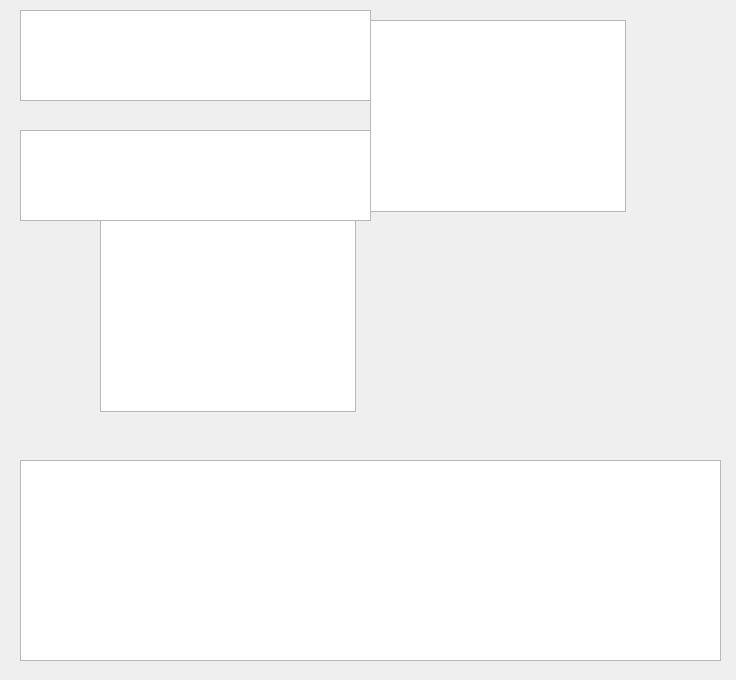
<?xml version="1.0" encoding="UTF-8"?>
<ui version="4.0">
 <class>ManagerMonitor</class>
 <widget class="QWidget" name="ManagerMonitor">
  <property name="geometry">
   <rect>
    <x>0</x>
    <y>0</y>
    <width>736</width>
    <height>680</height>
   </rect>
  </property>
  <property name="windowTitle">
   <string>Form</string>
  </property>
  <widget class="QListView" name="listView_Pjt">
   <property name="enabled">
    <bool>true</bool>
   </property>
   <property name="geometry">
    <rect>
     <x>20</x>
     <y>10</y>
     <width>351</width>
     <height>91</height>
    </rect>
   </property>
   <property name="textElideMode">
    <enum>Qt::ElideMiddle</enum>
   </property>
  </widget>
  <widget class="QTableView" name="tableView">
   <property name="geometry">
    <rect>
     <x>20</x>
     <y>460</y>
     <width>701</width>
     <height>201</height>
    </rect>
   </property>
  </widget>
  <widget class="QListWidget" name="listWidget_Pjt">
   <property name="geometry">
    <rect>
     <x>20</x>
     <y>130</y>
     <width>351</width>
     <height>91</height>
    </rect>
   </property>
  </widget>
  <widget class="QListWidget" name="listWidget">
   <property name="geometry">
    <rect>
     <x>100</x>
     <y>220</y>
     <width>256</width>
     <height>192</height>
    </rect>
   </property>
  </widget>
  <widget class="QListView" name="listView">
   <property name="geometry">
    <rect>
     <x>370</x>
     <y>20</y>
     <width>256</width>
     <height>192</height>
    </rect>
   </property>
  </widget>
 </widget>
 <resources/>
 <connections/>
</ui>
